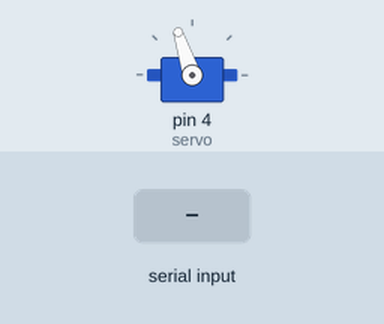
The sketch below on a simulated Arduino Uno, built with avr-gcc and run on an emulated ATmega328P. On the bench: servo. The test bench sets the inputs (shaded band). What the sketch prints to the serial monitor is not drawn.

Above: at 1.2 s.
1.3 s: "90,45\n" received over Serial
At 1.7 s:
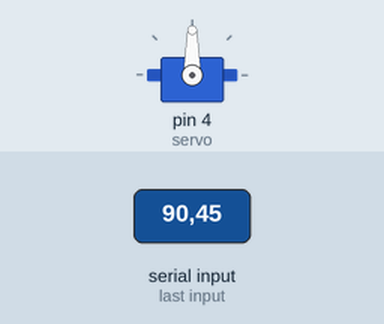
2.8 s: "30,150\n" received over Serial
At 4.0 s:
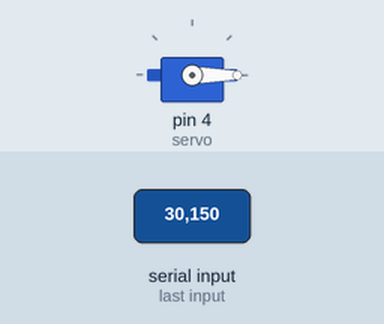
4.3 s: "200\n" received over Serial
5.8 s: "e,45\n" received over Serial
At 6.3 s:
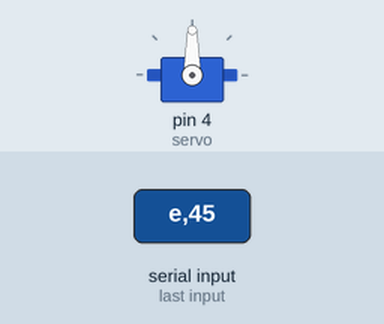
7.3 s: "90\n" received over Serial
At 8.5 s:
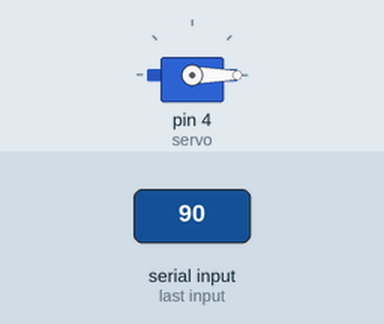
8.8 s: "5\n" received over Serial
At 9.7 s:
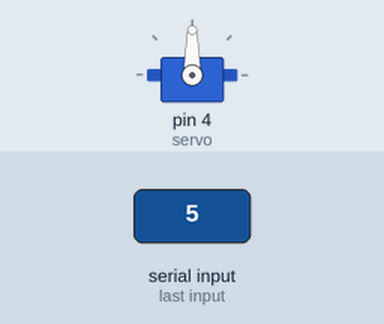
Timing chart, 0 to 11.3 s (numbered marks = the images above; inputs shaded):
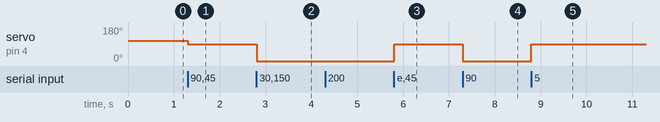

Measured:
- after the input at 1.3 s, servo on pin 4 (servo): 108° → 90° at once
- after the input at 2.8 s, servo on pin 4 (servo): 90° → 0° at once
- after the input at 5.8 s, servo on pin 4 (servo): 0° → 90° at once
- after the input at 7.3 s, servo on pin 4 (servo): 90° → 0° at once
- after the input at 8.8 s, servo on pin 4 (servo): 0° → 90° at once

The sketch:

Raspi_Cam.ino
```cpp
#include<Servo.h>

Servo servo;
int index = 0;

void setup()
{
  Serial.begin(9600);
  servo.attach(4);
  moveServo('6');
  Serial.println("ready");
}

void loop()
{
  if(Serial.available())
  {
    char in = Serial.read();
    moveServo(in);
  }
}


void moveServo(char pos)
{
  if(pos >= '0' && pos <= '9')
  {
    if(pos == 'q')
     index = 18 * 10;
    else
     index = 18 * (pos - '0');
    servo.write(index);
  }
  else if(pos == 'q')
  {
    if(index < 180)
     servo.write(index+=9);
  }
  else if(pos =='e')
  {
    if(index > 0)
     servo.write(index-=9);
  }
}
```
